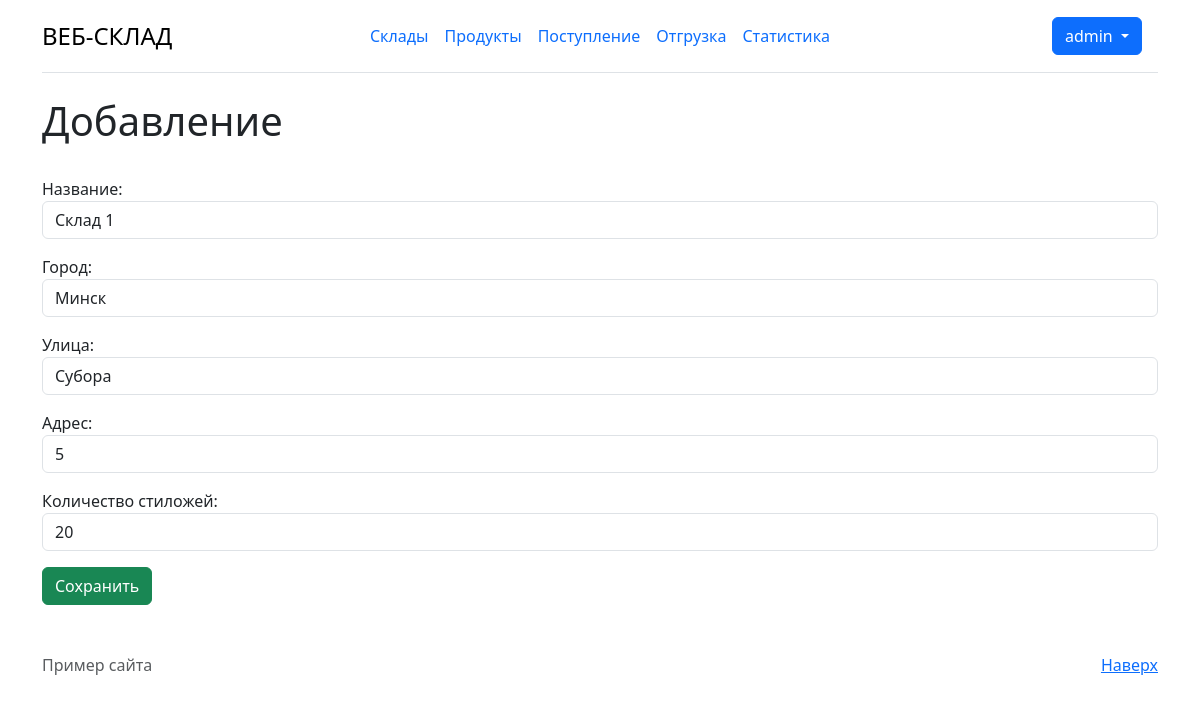
The page /warehouses/1/update (signed in) on the database its author committed.
### warehouses/models.py (models this page shows, shortened)
class Stock(models.Model):
    title = models.CharField('Название',max_length = 50)
    city = models.CharField('Город', max_length = 50)
    street = models.CharField('Улица', max_length = 50)
    address = models.CharField('Адрес', max_length = 50)
    number_racks = models.IntegerField('Количество стиложей')
    occupancy_status = models.FloatField('Заполниность стиложей',default=0)
    class Meta:
        verbose_name = "Склад"
        verbose_name_plural = "Склады"

### warehouses/views.py (the view)
# urls.py: path('<int:pk>/update', views.StockUpdateView.as_view(), name = "stock_update"),
class StockUpdateView(LoginRequiredMixin,UpdateView):
    model = Stock
    template_name = "warehouses/add.html"
    form_class = StockForm

### warehouses/forms.py
class StockForm(ModelForm):
     class Meta:
        model = Stock
        fields = ['title', 'city', 'street', 'address', 'number_racks']
        widgets = {
            'title': TextInput(attrs = {
                'class': 'form-control',
                'placeholder':"Название склада"
            }),
            'city': TextInput(attrs = {
                'class': 'form-control',
                'placeholder':"Название города"
            }),
            'street': TextInput(attrs = {
                'class': 'form-control',
                'placeholder':"Название улицы"
            }),
            'address': TextInput(attrs = {
                'class': 'form-control',
                'placeholder':"Номер дома"
            }),
            'number_racks': NumberInput(attrs ={
                'class': 'form-control',
                'placeholder':"Количесто стилажей",
                'min': 0,
            }),
        }

### warehouses/templates/warehouses/add.html (shortened to what this page needs)
{% extends 'main/layout.html'%}
{% block container %}
    <h1>Добавление</h1>
    <br>
    <form method="post">
        {{ form.as_p }}
        <button type="submit" class="btn btn-success">Сохранить</button>
    </form>
{% endblock %}

### main/templates/main/layout.html (shortened to what this page needs)
{% load static%}
<!DOCTYPE HTML>
<html lang="en">
<head>
    <link href="https://cdn.jsdelivr.net/npm/bootstrap@5.3.3/dist/css/bootstrap.min.css" rel="stylesheet">
</head>
<body>
<div class="container">
    <header class="d-flex flex-wrap align-items-center justify-content-center justify-content-md-between py-3 mb-4 border-bottom">
        <div class="col-md-3 mb-2 mb-md-0">
            <a href="/" class="d-inline-flex link-body-emphasis text-decoration-none">
                <span class="fs-4">ВЕБ-СКЛАД</span>
            </a>
        </div>
        <ul class="nav col-12 col-md-auto mb-2 justify-content-center mb-md-0">
            <li><a href="{% url 'warehouses:main'%}" class="nav-link px-2 ">Склады</a></li>
            <li><a href="{% url 'product:main'%}" class="nav-link px-2">Продукты</a></li>
            <li><a href="{% url 'item:add_item'%}" class="nav-link px-2">Поступление</a></li>
            <li><a href="{% url 'item:sales_item'%}" class="nav-link px-2">Отгрузка</a></li>
            <li><a href="{% url 'analytics:view_func'%}" class="nav-link px-2">Статистика</a></li>
        </ul>
        {% if user.is_authenticated %}
        <div class="col-md-3 text-end">
            <div class="dropdown">
                <button class="btn btn-primary my-btn dropdown-toggle me-3" type="button"
                        data-bs-toggle="dropdown" aria-expanded="false">
                    {{ request.user }}
                </button>
            </div>
        </div>
        {% endif %}
    </header>
</div>
<div class="container">
{% block container %}
{% endblock %}
</div>
    <footer class="text-muted py-5">
        <div class="container">
            <p class="float-end mb-1">
                <a href="#">Наверх</a>
            </p>
            <p class="mb-1">Пример сайта </p>
        </div>
    </footer>
</body>
</html>

### rows shown on the page
Stock: title "Склад 1", city "Минск", street "Субора", address "5", number_racks "20"

### other values the page prints
{{ request.user }} "admin"
